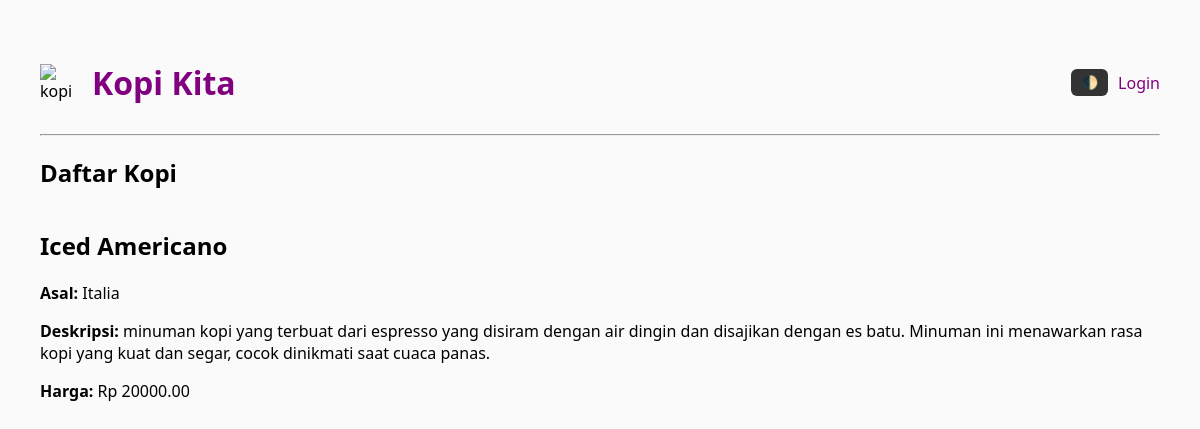
/kopi/4/, run on the app's committed database.
### katalog/models.py (models this page shows, shortened)
class Kopi(models.Model):
    nama = models.CharField(max_length=100)
    asal = models.CharField(max_length=100)
    deskripsi = models.TextField()
    harga = models.DecimalField(max_digits=8, decimal_places=2)
    gambar = models.ImageField(upload_to='gambar_kopi/', blank=True, null=True)  # Tambahan

### katalog/views.py (the view)
# urls.py: path('kopi/<int:pk>/', views.detail_kopi, name='detail_kopi'),
def detail_kopi(request, pk):
    kopi = get_object_or_404(Kopi, pk=pk)
    return render(request, 'katalog/detail_kopi.html', {'kopi': kopi})

### katalog/templates/katalog/detail_kopi.html (shortened to what this page needs)
{% extends 'katalog/base.html' %}
{% block content %}
<h2>{{ kopi.nama }}</h2>
<p><strong>Asal:</strong> {{ kopi.asal }}</p>
<p><strong>Deskripsi:</strong> {{ kopi.deskripsi }}</p>
<p><strong>Harga:</strong> Rp {{ kopi.harga }}</p>
{% endblock %}

### katalog/templates/katalog/base.html (shortened to what this page needs)
<!DOCTYPE html>
<html lang="id">
<head>
</head>
<body>
  <header>
    <div class="logo">
      <img src="https://cdn-icons-png.flaticon.com/512/415/415733.png" alt="kopi">
      <h1><a href="/">Kopi Kita</a></h1>
    </div>
    <div class="actions">
      <button class="toggle-btn" onclick="toggleDarkMode()">🌓</button>
      {% if user.is_authenticated %}
        <span>Halo, {{ user.username }}</span>
        <form action="{% url 'logout' %}" method="post" style="display: inline;">
          {% csrf_token %}
          <button type="submit" style="background: none; border: none; color: purple; cursor: pointer;">Logout</button>
        </form>
      {% else %}
        <a href="{% url 'login' %}">Login</a>
      {% endif %}
    </div>
  </header>
  <hr>
  <section>
    <h2>Daftar Kopi</h2>
  </section>
  {% block content %}{% endblock %}
</body>
</html>

### katalog/templates/katalog/base.html (style rules this page uses)
body { font-family: 'Segoe UI', sans-serif; background-color: var(--bg); color: var(--text); margin: 40px; transition: background 0.3s, color 0.3s; }
:root { --bg: #fafafa; --text: #000; }
a { color: purple; text-decoration: none; }
header { display: flex; align-items: center; justify-content: space-between; flex-wrap: wrap; }
.logo { display: flex; align-items: center; }
.logo img { width: 40px; margin-right: 12px; }
.actions { display: flex; align-items: center; gap: 10px; }
.toggle-btn { padding: 6px 10px; border: none; background-color: #333; color: white; border-radius: 6px; cursor: pointer; }

### data on the page
Kopi: nama "Iced Americano", asal "Italia", deskripsi "minuman kopi yang terbuat dari espresso yang disiram dengan air dingin dan disajikan dengan es batu. Minuman ini menawarkan rasa kopi yang kuat dan segar, cocok dinikmati saat cuaca panas.", harga "20000.00"
